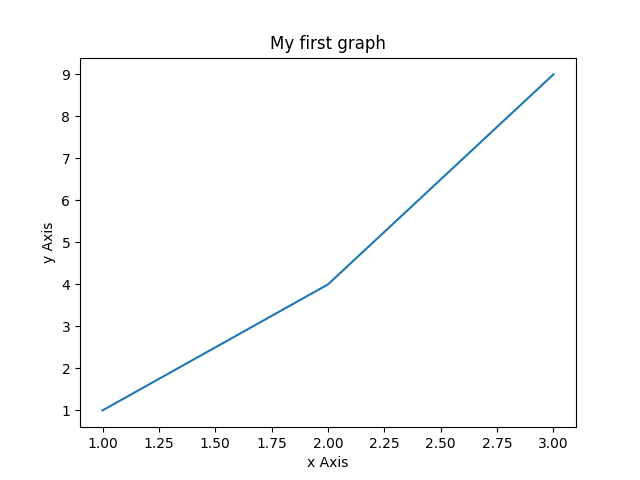

Write Python code to recreate this figure.
import matplotlib.pyplot as plt
x=[1,2,3]
y=[1,4,9]
plt.plot(x, y)
plt.xlabel("x Axis")
plt.ylabel("y Axis")
plt.title("My first graph")
plt.show()
